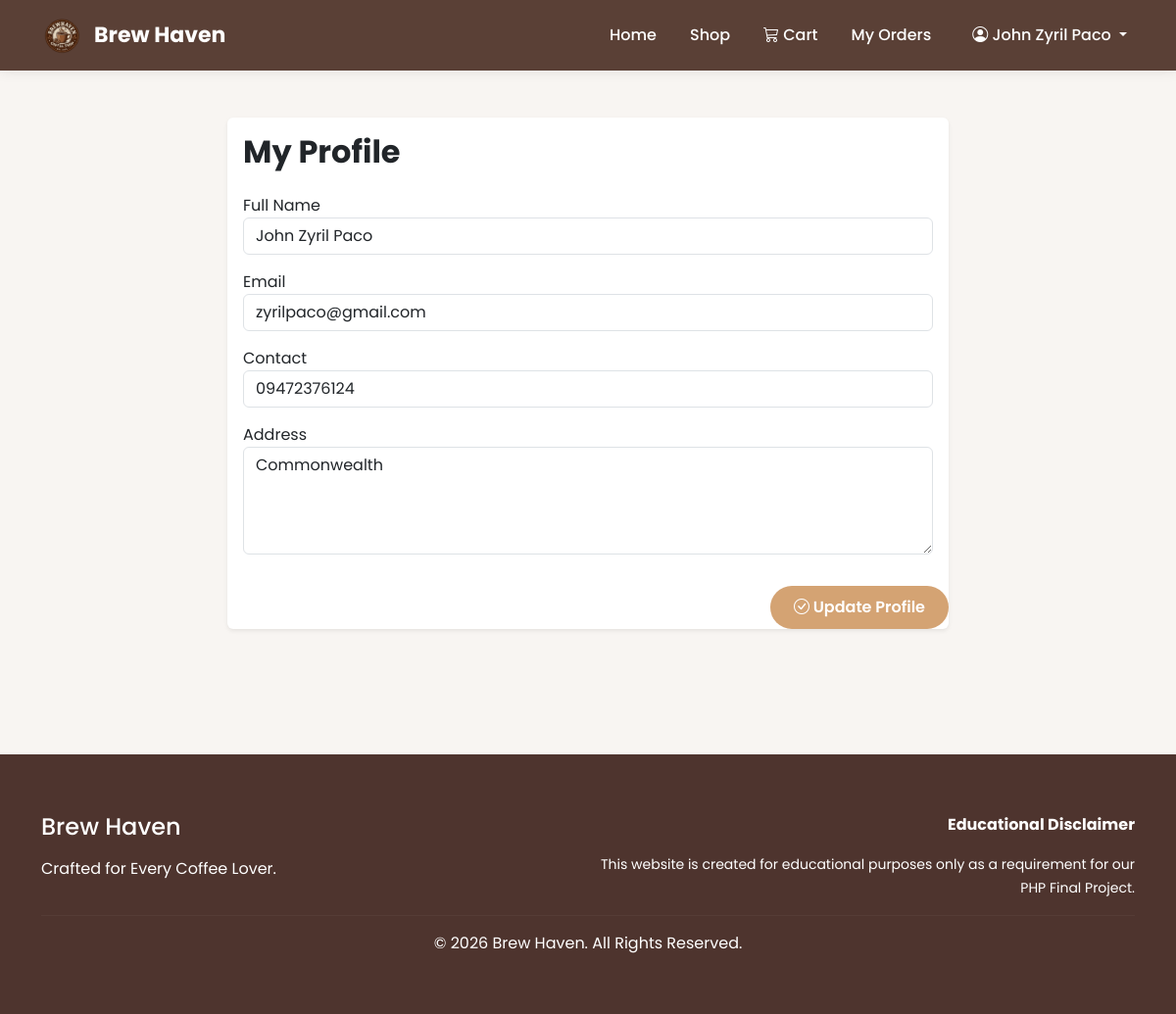
Screenshot of /buyer/profile.php (signed in) with the database file from the repository.
### tables this page shows
CREATE TABLE `users` (
  `id` int(11) NOT NULL,
  `fullname` varchar(100) NOT NULL,
  `email` varchar(100) NOT NULL,
  `password` varchar(255) NOT NULL,
  `address` text NOT NULL,
  `contact` varchar(20) NOT NULL,
  `role` enum('admin','seller','buyer') DEFAULT 'buyer',
  `status` enum('Active','Inactive') DEFAULT 'Active',
  `created_at` timestamp NOT NULL DEFAULT current_timestamp()
);

### buyer/profile.php (the view, shortened to what this page needs)
<?php
include("../config/database.php");
$user_id = $_SESSION['user_id'];
$query = mysqli_query(
    $conn,
    "SELECT *
     FROM users
     WHERE id='$user_id'
     LIMIT 1"
);
$user = mysqli_fetch_assoc($query);
include("../includes/header.php");
include("../includes/navbar.php");
?>
<section class="container py-5">
<div class="row justify-content-center">
<div class="col-lg-8">
<div class="card shadow-sm border-0">
<div class="card-body">
<h2 class="fw-bold mb-4">
My Profile
</h2>
<form
action="update_profile.php"
method="POST">
<div class="mb-3">
<label>
Full Name
</label>
<input
class="form-control"
value="<?php echo htmlspecialchars($user['fullname']); ?>"
readonly>
</div>
<div class="mb-3">
<label>
Email
</label>
<input
class="form-control"
value="<?php echo htmlspecialchars($user['email']); ?>"
readonly>
</div>
<div class="mb-3">
<label>
Contact
</label>
<input
type="text"
name="contact"
class="form-control"
value="<?php echo htmlspecialchars($user['contact']); ?>">
</div>
<div class="mb-3">
<label>
Address
</label>
<textarea
name="address"
rows="4"
class="form-control"><?php echo htmlspecialchars($user['address']); ?></textarea>
</div>
</div>
<div class="d-flex justify-content-end">
    <button
        type="submit"
        class="btn btn-warning">
        <i class="bi bi-check-circle"></i>
        Update Profile
    </button>
</div>
</div>
</div>
</div>
</section>
<?php include("../includes/footer.php"); ?>

### assets/css/style.css (style rules this page uses)
:root { --primary:#4E342E; --secondary:#6D4C41; --accent:#D4A373; --light:#FFF8F1; --bg:#F8F5F2; --text:#2B2B2B; }
* { margin:0; padding:0; box-sizing:border-box; font-family:'Poppins',sans-serif; }
html { scroll-behavior:smooth; }
body { background:var(--bg); color:var(--text); }
.btn-warning { background:#D4A373; border:none; color:white; border-radius:30px; padding:10px 24px; font-weight:600; }

### rows the page displays
users: fullname "John Zyril Paco", email "zyrilpaco@gmail.com", contact "09472376124", address "Commonwealth"

### other values shown
$_SESSION['fullname'] "John Zyril Paco"
